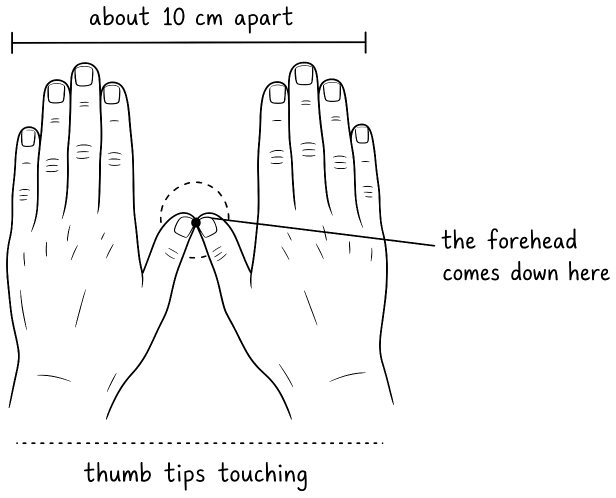
#> input picture practice/images/meditation/pros-floor.png, 1232 x 995 px, found by its file name (shown at 1/2 size); its folder holds 4 pictures in this run
$ python build_nl.py
#> lines starting #> are read from the running program, lines starting #| are printed output that depends on the picture
### tools/figures/nl.py
from PIL import Image, ImageDraw, ImageFont
import numpy as np
import os
HERE=os.path.dirname(os.path.abspath(__file__))
FONT=os.path.join(HERE,'PatrickHand-Regular.ttf')

def tight_box(im, rect):
    a=np.asarray(im.convert('L').crop(rect))
    ys,xs=np.where(a<180)
    l,t,r,b=rect
    return (l+xs.min(), t+ys.min(), l+xs.max()+1, t+ys.min()+ (ys.max()-ys.min()+1))

def fit_by_height(en, h):
    best=None
    for s in range(12,140):
        f=ImageFont.truetype(FONT,s)
        bb=f.getbbox(en); hh=bb[3]-bb[1]
        if best is None or abs(hh-h)<best[0]: best=(abs(hh-h),s)
    return best[1]

def draw_caption(im, orig, spec):
    d=ImageDraw.Draw(im)
    rect=spec['clear']
    box=tight_box(orig, rect)
    l,t,r,b=box
    size=spec.get('size') or fit_by_height(spec['en'], b-t)
    maxw=spec.get('maxw',10**6)
    while True:
        f=ImageFont.truetype(FONT,size)
        bb=f.getbbox(spec['nl']); w=bb[2]-bb[0]
        if w<=maxw or size<12: break
        size-=1
    d.rectangle(rect, fill=(255,255,255))
    h=bb[3]-bb[1]
    y=(t+b)/2 - h/2 - bb[1]
    if 'lx' in spec: x=spec['lx']-bb[0]
    elif 'rx' in spec: x=spec['rx']-w-bb[0]   # right-aligned: grows leftward
    elif 'cx' in spec: x=spec['cx'] - w/2 - bb[0]
    else: x=(l+r)/2 - w/2 - bb[0]
    d.text((x,y), spec['nl'], font=f, fill=(0,0,0))
    return size, box, w

### tools/figures/proc.py
from PIL import Image
import numpy as np, sys

def process(src, dst, margin=12):
    im = Image.open(src).convert('L')
    a = np.asarray(im).astype(np.float32)
    alpha = np.clip((236.0 - a) / (236.0 - 40.0), 0, 1) * 255.0
    alpha = alpha.astype(np.uint8)
    ink = np.zeros_like(alpha)
    out = Image.fromarray(np.dstack([ink, alpha]), 'LA')
    bbox = Image.fromarray(alpha).getbbox()
    l, t, r, b = bbox
    l = max(0, l-margin); t = max(0, t-margin)
    r = min(out.width, r+margin); b = min(out.height, b+margin)
    out = out.crop((l, t, r, b))
    out.save(dst)
    return out.size

# [2 lines that do not run on import are left out]

### tools/figures/build_nl.py
from PIL import Image
from nl import draw_caption
import proc

S = {
 'pros-floor': [
   dict(clear=(500,60,1150,158), en='about 10 cm apart', nl='ongeveer 10 cm uit elkaar', maxw=750),
   dict(clear=(500,985,1150,1080), en='thumb tips touching', nl='duimtoppen tegen elkaar', maxw=750),
   dict(clear=(1305,520,1712,592), en='the forehead', nl='het voorhoofd', lx=1315, maxw=390),
   dict(clear=(1305,592,1712,675), en='comes down here', nl='komt hier neer', lx=1315, maxw=390),
 ],
 'sit-posture': [
   # Redrawn 2026-10-19 (sources/sit-posture.png); labels sit right of the figure.
   dict(clear=(930,620,1080,684), en='rising', nl='rijzen', maxw=180, size=56, cx=1000),
   dict(clear=(930,878,1095,955), en='falling', nl='vallen', maxw=180, size=56, cx=1000),
 ],
 'walk-stand': [
   # Redrawn 2026-10-19 (sources/walk-stand.png). The label sits at the right
   # edge, so the translation is right-aligned and grows to the left.
   dict(clear=(600,1400,975,1462), en='about 2 m ahead', nl='ongeveer 2 m vooruit', maxw=560, rx=957),
 ],
 'walk-feet': [
   dict(clear=(60,900,800,1010), en='side by side, almost touching', nl='naast elkaar, bijna rakend', maxw=780),
   dict(clear=(900,900,1650,1000), en='heel level with the other toes', nl='hiel gelijk met de andere tenen', maxw=780),
 ],
 'walk-path': [
   dict(clear=(40,775,380,875), en='3 to 5 m', nl='3 tot 5 m', maxw=330),
   dict(clear=(780,190,1110,272), en='turn and', nl='keren en', lx=793, maxw=340),
   dict(clear=(780,272,1110,350), en='walk back', nl='teruglopen', lx=793, maxw=340),
 ],
 # pros-kneel and pros-three are now composed from FH's redrawn plates, with
 # their labels in every language, by build-prostration-figures.py.
}

import os
HERE=os.path.dirname(os.path.abspath(__file__))
SRC=os.path.join(HERE,'sources')
def src_of(name):
    # Redrawn figures are supplied as PNG; the older ones are JPEG.
    png=os.path.join(SRC,name+'.png')
    return png if os.path.exists(png) else os.path.join(SRC,name+'.jpg')
OUT=os.path.join(HERE,'..','..','practice','images','meditation')
# The English figures come straight from the sources; only pros-floor is
# rebuilt here, the others already match byte for byte.
TARGET={'walk-feet':1034,'walk-path':690}
# The translated word can be narrower than the English one, which would trim
# the PNG tighter and draw the figure larger on the page. Pad these on the
# right to the English PNG's size so all languages show at the same scale.
PAD_TO_EN={'sit-posture','walk-stand'}

for name, specs in S.items():
    orig = Image.open(src_of(name)).convert('RGB')
#> orig: PIL image 1232x995 RGB; every value is 0
    im = orig.copy()
    for sp in specs:
        print(name, '|', sp['nl'], draw_caption(im, orig, sp))
#> this loop made 4 passes
#> (y in draw_caption, x in draw_caption) on passes 1 to 2: (41.5, 453), (961.5, 451.5)
#> y in draw_caption on passes 3 to 4: 502, 583.5
#| pros-floor | ongeveer 10 cm uit elkaar (80, (500, 60, 1150, 158), 744)
#| pros-floor | duimtoppen tegen elkaar (84, (500, 985, 1150, 1080), 747)
#| pros-floor | het voorhoofd (78, (1305, 520, 1712, 592), 387)
#| pros-floor | komt hier neer (72, (1305, 592, 1712, 675), 386)
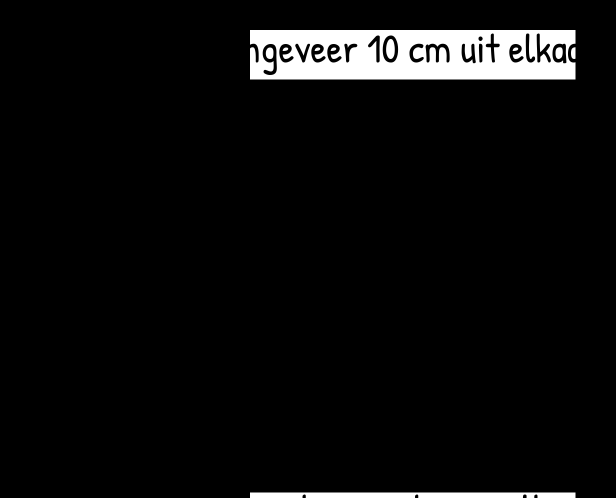
#> im: PIL image 1232x995 RGB (shown at 1/2 size); min 0, max 255, mean 12.6
    tmp='/tmp/nl-src-%s.jpg'%name
    im.save(tmp, quality=95)
    out=os.path.join(OUT,'%s-nl.png'%name)
    proc.process(tmp, out)
#> in process, `alpha = np.clip((236.0 - a) / (236.0 - 40.0), 0, 1) * 255.0`:
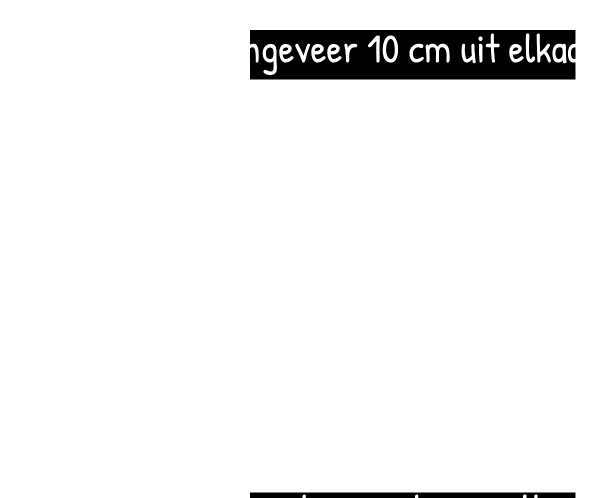
#> alpha: shape (995, 1232) float32 (shown at 1/2 size); min 0, max 255, mean 242.4
#> in process, `bbox = Image.fromarray(alpha).getbbox()`: bbox = (0, 0, 1232, 995)
#> in process, `l, t, r, b = bbox`: l = 0; r = 1232; b = 995
#> (the run stopped early here; a loop or call above may not have finished)
